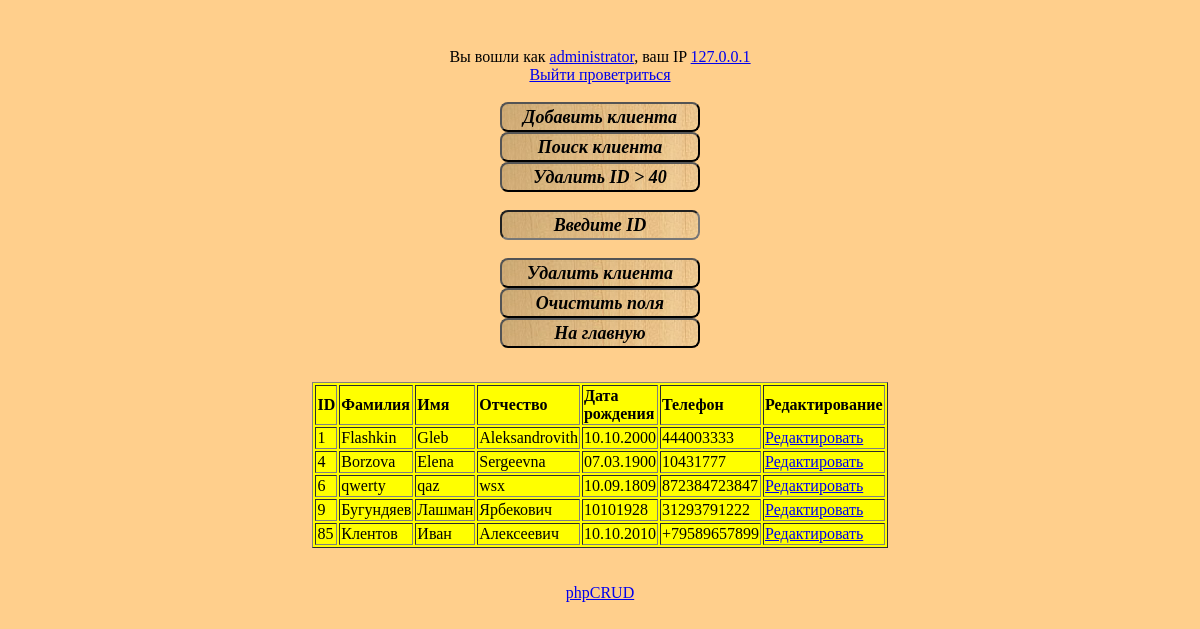
Screenshot of /getklientlist.php (signed in) with the database file from the repository.
### tables this page shows
CREATE TABLE `klient` (
  `family` varchar(30) NOT NULL,
  `name` varchar(30) NOT NULL,
  `patronymic` varchar(30) NOT NULL,
  `phone` varchar(12) NOT NULL,
  `birth_date` varchar(30) NOT NULL,
  `id_klient` int(10) NOT NULL
);

### config.php (called while the page is built, shortened)
<?php
$db_host='localhost';
$db_name='cdrom';
$db_login='root';
$db_pass='vertrigo';
$connect_mysql_base = new mysqli($db_host, $db_login, $db_pass, $db_name);
function queryMysql($query)	{
	global $connect_mysql_base;
	$result = $connect_mysql_base->query($query);
	return $result;
}

### Client.class.php (the view, shortened to what this page needs)
<?php
require_once "config.php";
function getClientsList() {
    $resultat = queryMysql("SELECT * FROM klient ORDER by id_klient");
    if ($resultat->num_rows != 0) {
        echo "<div align='center'>";
        echo "<table border='1' width='40%' bgcolor='yellow'>";
        echo "<tr><td><b>ID</b></td><td><b>Фамилия</b></td><td><b>Имя</b></td><td><b>Отчество</b></td><td><b>Дата рождения</b></td><td><b>Телефон</b></td><td><b>Редактирование</b></td>";
        echo "</tr>";
        for ($c=0; $c<$resultat->num_rows; $c++) {
                echo "<tr>";
                $f = $resultat->fetch_array();
                echo "<td>$f[id_klient]</td> <td>$f[family]</td> <td>$f[name]</td> <td>$f[patronymic]</td> <td>$f[birth_date]</td> <td>$f[phone]</td><td><a href='update.php?id_klient=$f[id_klient]'>Редактировать</a></td>";
                echo "</tr>";
        }
        echo "</table><br><br>";
    }
    else {
        echo "<div align='center'>Клиенты не найдены</div>";
    }
}

### getklientlist.php (shortened to what this page needs)
<html>
<link rel="stylesheet" type="text/css" href="style.css">
<body>
<?php
require_once "config.php";
require_once "User.class.php";
require_once "Client.class.php";
checkAuth();
?>
<div align="center">
 <form method="POST" action="getklientlist.php">
     <input class="button" type="button" onclick="document.location='addorder.php'" value="Добавить клиента"><br>
	<input class="button" type="button" onclick="document.location='search.php'" value="Поиск клиента"><br>
 	<input class="button" type="submit" name="clear_bd" value="Удалить ID > 40"><br><br>
	<input class="button" type="text" value="Введите ID" name="nomerID" onfocus="value=''"><br><br>
	<input class="button" type="submit"  value="Удалить клиента" > <br>
	<input class="button" type="reset"  value="Очистить поля" ><br>
	<input class="button" type="button" value="На главную" onclick= "document.location='index.php'"><br><br>
 </form>
</div>
<?php
getClientsList();
require_once "footer.php";

### User.class.php (shortened to what this page needs)
<?php
function checkAuth() {
    if (empty($_SESSION['login']) || empty ($_SESSION['user_id']) || empty ($_SESSION['role'])) {
	header('Location: auth.php');
    }
    else {
	$random_otvet = rand(1,5);
	switch ($random_otvet) {
            case 1:
                    $random_logout_text = "Выйти проветриться";
                    break;
	}
	$client_ip = $_SERVER['REMOTE_ADDR'];
	$user_id = $_SESSION['user_id'];
	$current_user = $_SESSION['login'];
	$role = $_SESSION['role'];
	echo "Вы вошли как <a href='user.php'>$current_user</a>, ваш IP <a target='blank' href='https://ip.osnova.news/?ip=$client_ip'>$client_ip</a>";
	echo "<br><a href='?sign_out'>$random_logout_text</a><br><br>";
    }
return $userdata = ['current_user'=>"$current_user", 'user_id'=>"$user_id", 'role'=>"$role"];
}

### footer.php
<div align="center"> <a href="index.php">phpCRUD</a></div>
</body>
</html>

### style.css (style rules this page uses)
.button { color:black; width:200px; height: 30px; background-image: url('img/home2.jpg'); font-family:'Times New Roman', Times, serif; font-weight:bold; font-size:18px; font-style:italic; text-align:center; border-radius: 8px 8px 8px 8px; }
body { position:relative; top: 40px; background:#FFCF8C; color:#000000; text-align:center; #border-radius: 98px 98px 98px 98px; }

### rows the page displays
klient: id_klient "1", family "Flashkin", name "Gleb", patronymic "Aleksandrovith", birth_date "10.10.2000", phone "444003333"
klient: id_klient "4", family "Borzova", name "Elena", patronymic "Sergeevna", birth_date "07.03.1900", phone "10431777"
klient: id_klient "6", family "qwerty", name "qaz", patronymic "wsx", birth_date "10.09.1809", phone "872384723847"
klient: id_klient "9", family "Бугундяев", name "Лашман", patronymic "Ярбекович", birth_date "10101928", phone "31293791222"
klient: id_klient "85", family "Клентов", name "Иван", patronymic "Алексеевич", birth_date "10.10.2010", phone "+79589657899"

### other values shown
$current_user "administrator"
$client_ip "127.0.0.1"
$random_logout_text "Выйти проветриться"
